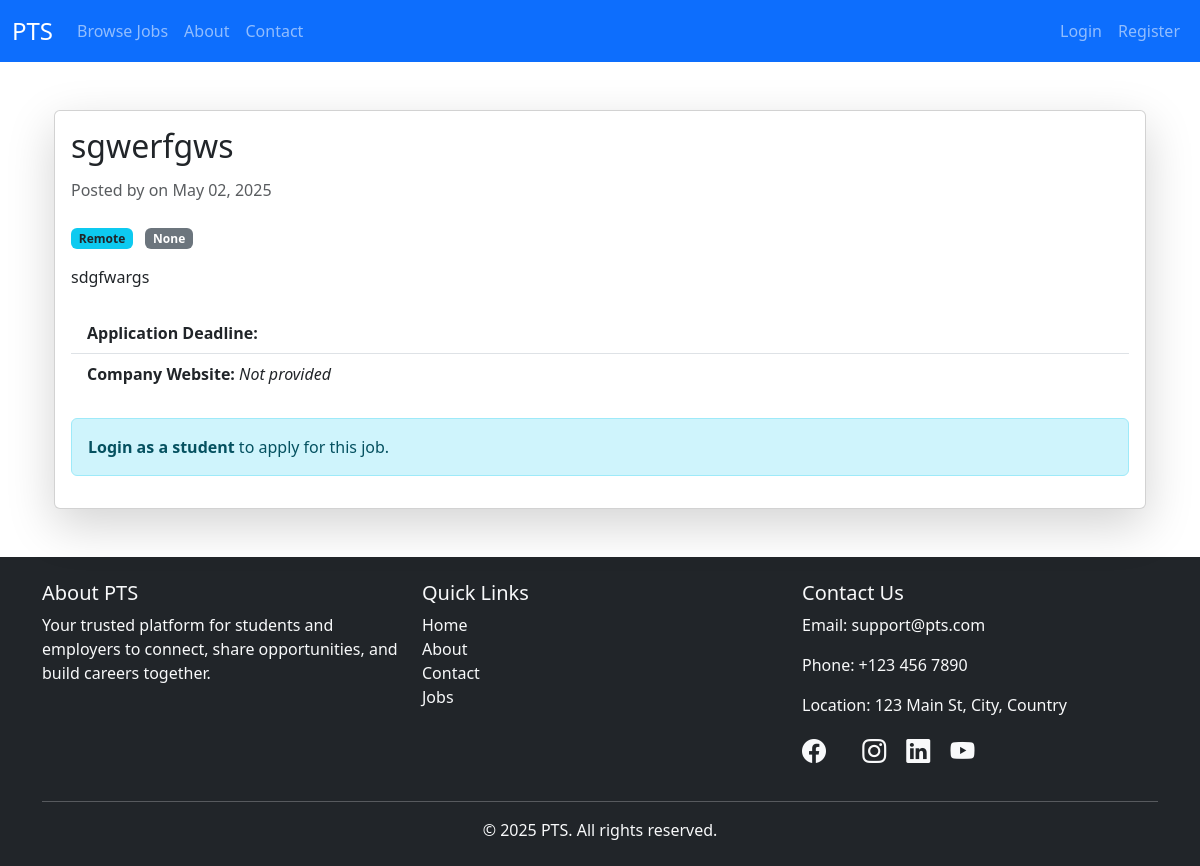
The app's page /job/3/ with its own data.
### jobapp/models.py (models this page shows, shortened)
class Job(models.Model):
    employer = models.ForeignKey(EmployerProfile, on_delete=models.CASCADE)
    title = models.CharField(max_length=255)
    description = models.TextField()
    location = models.CharField(max_length=255, null=True, blank=True)
    job_type = models.CharField(max_length=50, choices=[
        ('part-time', 'Part-Time'),
        ('remote', 'Remote'),
        ('internship', 'Internship'),
    ])
    salary = models.IntegerField(null=True, blank=True)
    posted_at = models.DateTimeField(auto_now_add=True)
    deadline = models.DateField(null=True, blank=True)

### jobapp/views.py (the view)
# urls.py: path('job/<int:job_id>/', views.job_details, name='job_details'),
def job_details(request, job_id):
    job = get_object_or_404(Job, id=job_id)
    return render(request, 'myapp/job_details.html', {'job': job})

### templates/myapp/job_details.html (shortened to what this page needs)
{% extends 'base.html' %}
{% block content %}
<div class="container my-5">
  <div class="card shadow-lg">
    <div class="card-body">
      <h2 class="card-title mb-3">{{ job.title }}</h2>
      <h6 class="text-muted mb-4">
        Posted by {{ job.employer.company_name }} on {{ job.posted_at|date:"F d, Y" }}
      </h6>
      <div class="mb-3">
        <span class="badge bg-info text-dark me-2">{{ job.job_type|title }}</span>
        <span class="badge bg-secondary">{{ job.location }}</span>
      </div>
      <p class="card-text fs-6">{{ job.description|linebreaks }}</p>
      <ul class="list-group list-group-flush my-4">
        <li class="list-group-item">
          <strong>Application Deadline:</strong> {{ job.deadline|date:"F d, Y" }}
        </li>
        <li class="list-group-item">
          <strong>Company Website:</strong>
          {% if job.employer.website %}
            <a href="{{ job.employer.website }}" target="_blank">{{ job.employer.website }}</a>
          {% else %}
            <em>Not provided</em>
          {% endif %}
        </li>
      </ul>
      {% if user.is_authenticated and user.role == 'student' %}
       <form method="post" action="{% url 'apply_job' job.id %}">
       {% csrf_token %}
       <button type="submit" class="btn btn-primary">Apply for this Job</button>
       </form>
      {% else %}
        <div class="alert alert-info mt-3" role="alert">
          <strong>Login as a student</strong> to apply for this job.
        </div>
      {% endif %}
    </div>
  </div>
</div>
{% endblock %}

### records on screen
Job: title "sgwerfgws", posted_at "May 02, 2025", job_type "Remote", location "None", description "sdgfwargs"
